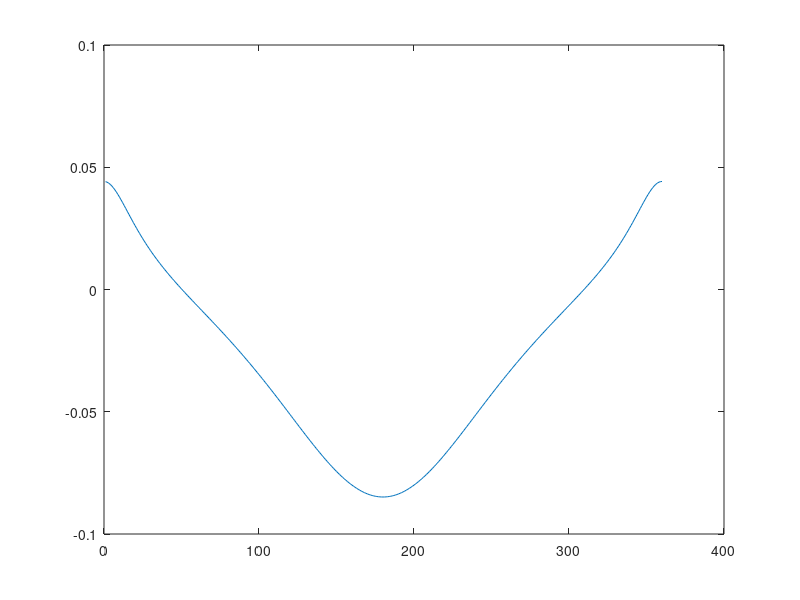

Recreate this plot in MATLAB.
%changeInPhiForThetas
M = 3.85554;
R = .08;
L = .25;
beta = 120;
alpha = 40;
%I = .25*M*R^2 +(1/3)*M*L^2;
%J =  0.5*M*R^2;
J = 3;
I = 10;
thetas = [1:360];
dphi = 1;
for q = thetas
    i = (q*pi)/180;
    S = -(2^(-1/2))*sin(beta)*((cos(alpha)*sin(beta))+ sin(alpha)*cos(beta)*cos(i));
    T = cos(alpha)*cos(beta) - sin(alpha)*sin(beta)*cos(i);
    dphidtheta = ((J/I)*S)/((T-1)*(1- T +(J/I)*(1+T))*(1+T)^(1/2));
    dphi(q) = dphidtheta;
end
plot(thetas, dphi);
